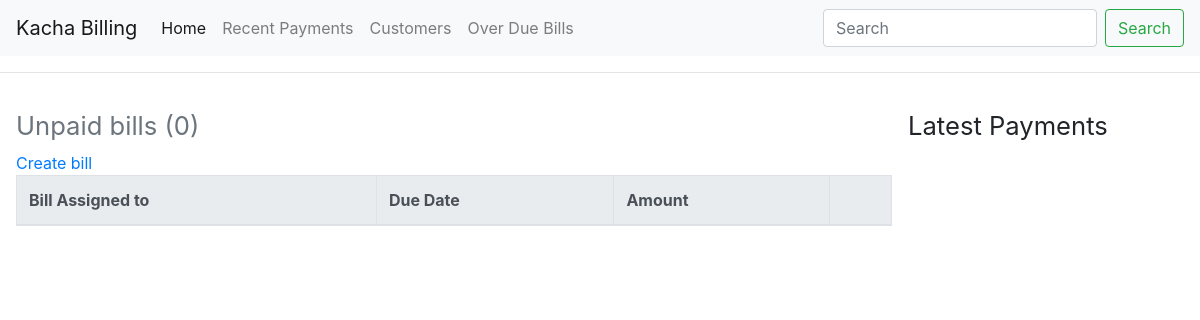
The app's page /over_due_bills/, older data.
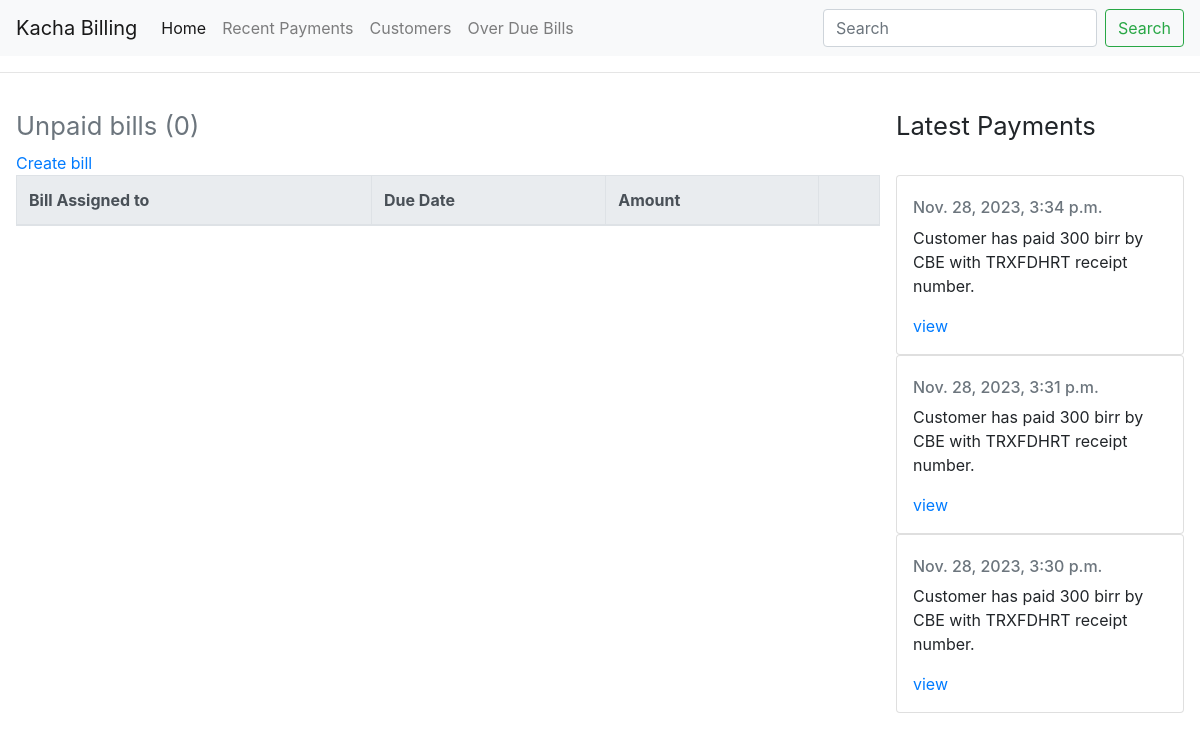
The same page, newer data.
### base/models.py (models this page shows, shortened)
class Payment(models.Model):
    id = models.UUIDField(primary_key=True, default=uuid.uuid4, editable=False)
    transactionId = models.CharField(max_length=20)
    bill = models.ForeignKey(Bill, on_delete=models.SET_NULL, null=True)
    paymentChannel = models.CharField(max_length=50)
    remark = models.TextField(max_length=250)
    created = models.DateTimeField(auto_now_add=True)
    updated = models.DateTimeField(auto_now=True)
    class Meta:
        ordering = ['-updated','-created']

class Bill(models.Model):
    class Status(models.TextChoices):
        PENDING = 'PENDING', _('Pending')
        PAID = 'PAID', _('Paid')
        OVERDUE = 'OVERDUE', _('Overdue')
    customer = models.ForeignKey(Account, on_delete=models.CASCADE)
    dueDate = models.DateField(max_length=200,
                               validators=[no_past_due_date])
    amount = models.IntegerField(default=0, validators=[MinValueValidator(0)])
    status = models.CharField(max_length=10,
       choices=Status.choices,
       default=Status.PENDING
    )
    created = models.DateTimeField(auto_now_add=True)
    updated = models.DateTimeField(auto_now=True)
    class Meta:
        ordering = ['dueDate','-updated','-created']

### base/views.py (the view)
# urls.py: path('over_due_bills/', views.overDueBillsList,name="over_due_bills"),
def overDueBillsList(request):
        payments = Payment.objects.all()[:10]
        bills = Bill.objects.filter(status='OVERDUE')
        label = 'Unpaid bills'
        count = bills.count()
        context = {'bills':bills, 'payments':payments, 'label' : label , 'count': count}
        return render(request,'base/home.html',context)

### base/templates/base/home.html (shortened to what this page needs)
{% extends 'main.html' %}
{% block content %}
<div class="home-container">
  <div>
     <h2>
        <small class="text-muted">{{ label }} ({{ count }})</small>
     </h2>
     <a href="{% url 'bill_form' %}">Create bill</a>
     <table class="table table-striped table-bordered table-hover">
        <thead class="thead-light">
           <tr>
              <th scope="col">Bill Assigned to</th>
              <th scope="col">Due Date</th>
              <th scope="col">Amount</th>
              <th scope="col"></th>
           </tr>
        </thead>
     </table>
  </div>
  <div>
     <h2>
        <small class="text-muted-right">Latest Payments</small>
     </h2>
     <br>
     {% for payment in payments %}
     <div class="card" style="width: 18rem;">
        <div class="card-body">
           <h6 class="card-subtitle mb-2 text-muted">{{payment.created}}</h6>
           <p class="card-text">Customer has paid {{payment.bill.amount}} birr by {{payment.paymentChannel}} with {{payment.transactionId}} receipt number.</p>
           <a href="#" class="card-link">view</a>
        </div>
     </div>
     {% endfor %}
  </div>
</div>
{% endblock %}

Row changes from the older to the newer data that the page shows:
added Payment: created "Nov. 28, 2023, 3:34 p.m.", bill.amount "300", paymentChannel "CBE", transactionId "TRXFDHRT"
added Payment: created "Nov. 28, 2023, 3:31 p.m.", bill.amount "300", paymentChannel "CBE", transactionId "TRXFDHRT"
added Payment: created "Nov. 28, 2023, 3:30 p.m.", bill.amount "300", paymentChannel "CBE", transactionId "TRXFDHRT"
